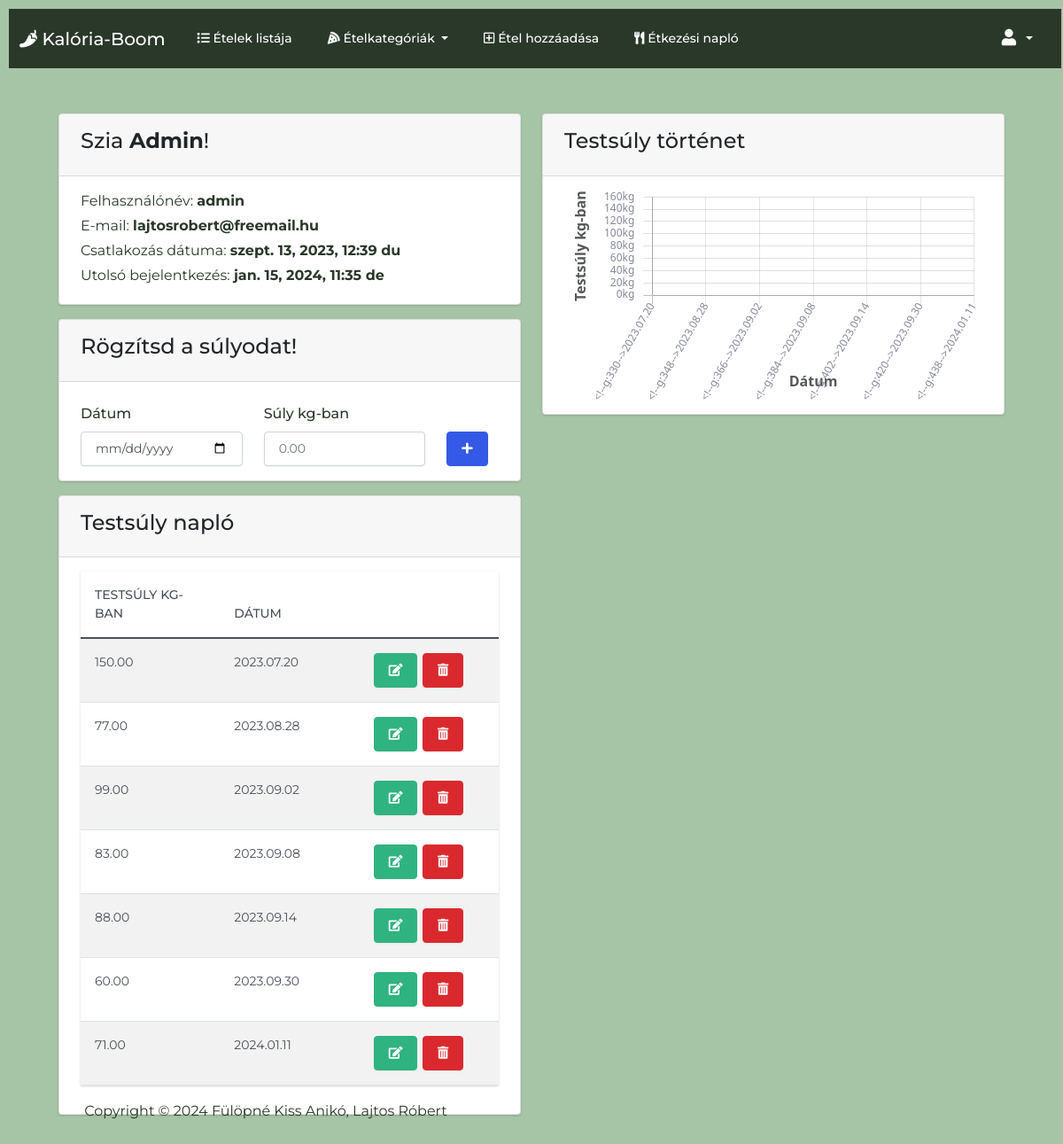
Page /profile/weight (signed in) on the earlier database version.
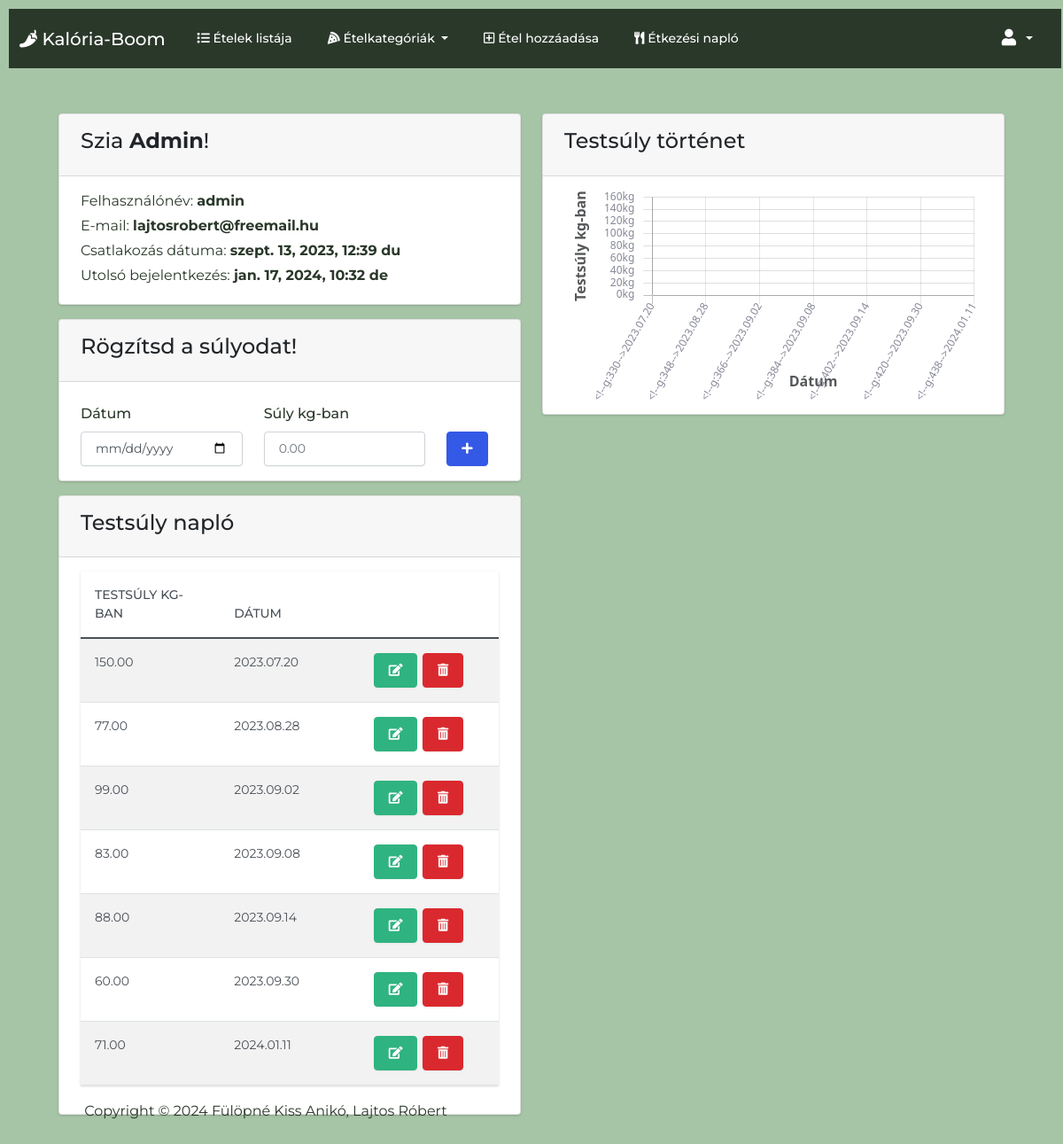
Same page on the later database version.
### foodtracker/models.py (models this page shows)
class User(AbstractUser):
    def __str__(self):
        return f'{self.username}'

### foodtracker/views.py (the view)
# urls.py: path('profile/weight', views.weight_log_view, name='weight_log'),
@login_required
def weight_log_view(request):
    if request.method == 'POST':
        weight = request.POST['weight']
        entry_date = request.POST['date']
        user = request.user
        weight_log = Weight(user=user, weight=weight, entry_date=entry_date)
        weight_log.save()
    user_weight_log = Weight.objects.filter(user=request.user)
    user_weight_log = Weight.objects.all().order_by('entry_date').values()
    return render(request, 'user_profile.html', {
        'categories': FoodCategory.objects.all(),
        'user_weight_log': user_weight_log
    })

### foodtracker/models.py (called while the page is built)
    def __str__(self):
        return f'{self.category_name}'

    @property
    def count_food_by_category(self):
        return Food.objects.filter(category=self).count()

### templates/user_profile.html (shortened to what the changed rows need)
{% extends 'base.html' %}
{% load static %}
{% block body %}
<div class='py-4 mt-auto'>
    <div class='container-fluid px-4'>
        <div class='row justify-content-center'>
            <div class='col-xl-12'>
                    <div class='row'>
                        <div class='col-md-6 mt-4'>
                            <div class='card bg-secondary mb-3'>
                                <div class='card-header'>
                                    <h4>Szia  <strong>{{ user.username|capfirst }}</strong>!</h4>
                                </div>
                                <div class='card-body'>
                                    <div class='d-flex w-100 justify-content-between'>
                                        <p class='mb-1'>
                                            Felhasználónév: <strong>{{ user.username }}</strong>
                                        </p>
                                    </div>
                                    <div class='d-flex w-100 justify-content-between'>
                                        <p class='mb-1'>
                                            E-mail: <strong>{{ user.email }}</strong>
                                        </p>
                                    </div>
                                    <div class='d-flex w-100 justify-content-between'>
                                        <p class='mb-1'>
                                            Csatlakozás dátuma: <strong>{{ user.date_joined }}</strong>
                                        </p>
                                    </div>
                                    <div class='d-flex w-100 justify-content-between'>
                                        <p class='mb-1'>
                                            Utolsó bejelentkezés: <strong>{{ user.last_login }}</strong>
                                        </p>
                                    </div>
                                </div>
                            </div>
                            <div class='card bg-secondary mb-3'>
                                <div class='card-body'>
                                    <table id='weightable' class='table table-striped table-hover'>
                                        <thead>
                                            <tr>
                                                <th scope='col' class='col-md-4'>Testsúly kg-ban</th>
                                                <th scope='col' class='col-md-4'>Dátum</th>
                                                <th scope='col' class='col-md-4'></th>
                                            </tr>
                                        </thead>
                                    </table>
                                </div>
                            </div>
                        </div>
                    </div>
            </div>
        </div>
    </div>
</div>
{% endblock %}

Differences in the rows shown:
changed User "Admin": last_login "jan. 15, 2024, 11:35 de" → "jan. 17, 2024, 10:32 de"
